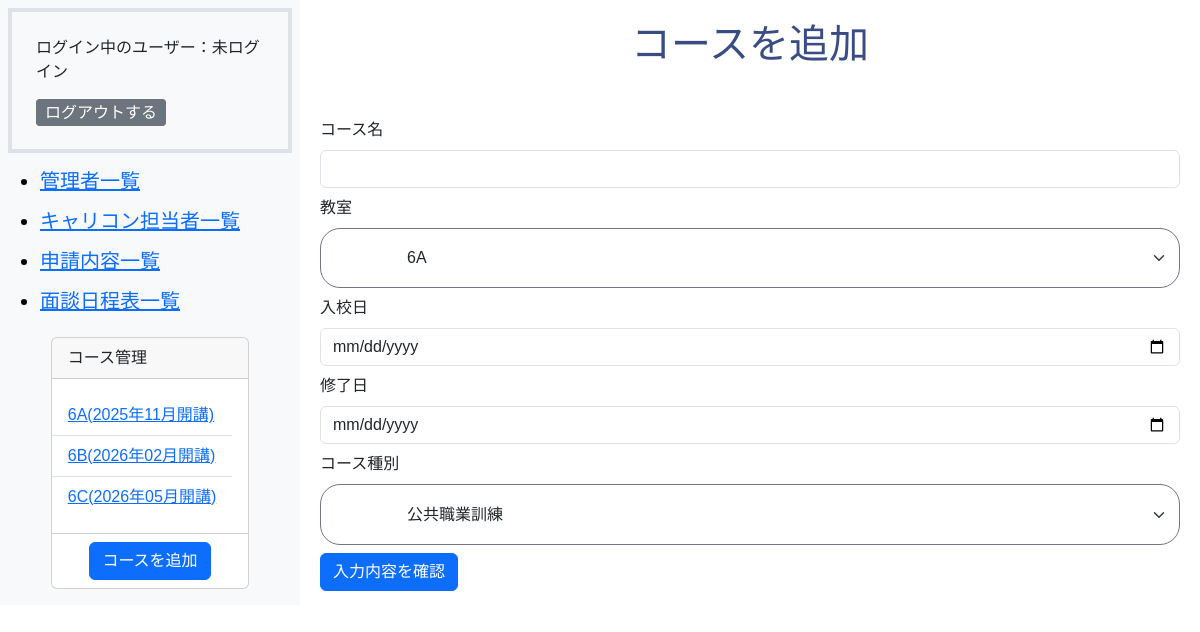
Page /admin/course_add.php on the committed database.
### tables this page shows
CREATE TABLE `m_courses` (
  `id` int(11) NOT NULL,
  `name` varchar(255) NOT NULL,
  `start_date` date NOT NULL,
  `end_date` date NOT NULL,
  `course_type` int(11) NOT NULL,
  `classroom_id` int(11) NOT NULL,
  `is_deleted` tinyint(1) NOT NULL DEFAULT 0,
  `created_at` datetime NOT NULL DEFAULT current_timestamp(),
  `updated_at` datetime NOT NULL DEFAULT current_timestamp() ON UPDATE current_timestamp()
);

CREATE TABLE `m_classrooms` (
  `id` int(11) NOT NULL,
  `name` varchar(255) NOT NULL,
  `created_at` datetime NOT NULL DEFAULT current_timestamp(),
  `updated_at` datetime NOT NULL DEFAULT current_timestamp() ON UPDATE current_timestamp()
);

### includes/functions.php (called while the page is built, shortened)
<?php
function db_connect()
{
    try {
        $dsn = 'mysql:dbname=' . DB_NAME . ';host=' . DB_HOST . ';charset=utf8mb4';
        $db = new PDO($dsn, DB_USER, DB_PASS);
        $db->setAttribute(PDO::ATTR_ERRMODE, PDO::ERRMODE_EXCEPTION);
        $db->setAttribute(PDO::ATTR_EMULATE_PREPARES, false);
        $db->setAttribute(PDO::ATTR_DEFAULT_FETCH_MODE, PDO::FETCH_ASSOC);
        return $db;
    } catch (PDOException $e) {
        exit('DB接続エラー: ' . $e->getMessage());
    }
}
function h($string)
{
    return htmlspecialchars($string, ENT_QUOTES, 'UTF-8');
}
function format_date($datetime, $type)
{
    $format_types = [
        1 => 'Y年m月d日 H:i:s',
        2 => 'Y年m月',
        3 => 'm月d日',
        4 => 'Y年m月d日',
        5 => 'Y',
        6 => 'm',
    ];
    return date($format_types[$type], strtotime($datetime));
}
function get_course_types_list()
{
    $course_types = array();
    try {
        $db = db_connect();
        $sql = 'SELECT * FROM m_course_types';
        $stmt = $db->prepare($sql);
        $stmt->execute();
        $result = $stmt->fetchAll(PDO::FETCH_ASSOC);
        foreach ($result as $row) {
            $course_types[$row['id']] = $row['name'];
        }
        return $course_types;
    } catch (PDOException $e) {
        exit('エラー: ' . $e->getMessage());
    }
}

### admin/course_add.php (the view, shortened to what this page needs)
<?php
require_once __DIR__ . '/../includes/functions.php';
$db = db_connect();
$sql = "SELECT * FROM m_classrooms ORDER BY id ASC";
$stmt = $db->prepare($sql);
$stmt->execute();
$classrooms = $stmt->fetchAll(PDO::FETCH_ASSOC);
?>
<!DOCTYPE html>
<html lang="ja">
<head>
    <link href="https://cdn.jsdelivr.net/npm/bootstrap@5.3.0/dist/css/bootstrap.min.css" rel="stylesheet">
    <link rel="stylesheet" href="../css/style.css">
</head>
<body class="admin-wrapper">
    <?php
    require dirname(__FILE__) . '/sidebar.php';
    ?>
    <section class="admin-main-wrapper">
        <h1>コースを追加</h1>
        <form action="./course_add_confirm.php" method="post">
            <div class="mb-2">
                <label class="form-label" for="name">コース名</label>
                <input class="form-control" type="text" name="name" id="name">
            </div>
            <div class="mb-2">
                <label class="form-label" for="classroom_id">教室</label>
                <select class="form-select" name="classroom_id">
                    <?php
                    foreach ($classrooms as $room):
                    ?>
                        <option value="<?php echo h($room['id']) ?>"><?php echo h($room['name']) ?></option>
                    <?php endforeach; ?>
                </select>
            </div>
            <div class="mb-2">
                <label class="form-label" for="start_date">入校日</label>
                <input class="form-control" type="date" name="start_date" id="start_date">
            </div>
            <div class="mb-2">
                <label class="form-label" for="end_date">修了日</label>
                <input class="form-control" type="date" name="end_date" id="end_date">
            </div>
            <?php $types_list = get_course_types_list(); ?>
            <div class="mb-2">
                <label class="form-label" for="course_type">コース種別</label>
                <select class="form-select" name="course_type">
                    <?php
                    foreach ($types_list as $key => $type):
                    ?>
                        <option value="<?php echo h($key) ?>"><?php echo h($type) ?></option>
                    <?php endforeach; ?>
                </select>
            </div>
            <input class="btn btn-primary" type="submit" value="入力内容を確認">
        </form>
    </section>
</body>
</html>

### admin/sidebar.php (shortened to what this page needs)
<?php
$sql = "SELECT m_courses.id as course_id,m_courses.name as courses_name, m_courses.is_deleted as m_courses_is_deleted,start_date,m_classrooms.name as classroom_name FROM m_courses INNER JOIN m_classrooms ON m_courses.classroom_id = m_classrooms.id  ORDER BY start_date ASC";
$stmt = $db->prepare($sql);
$stmt->execute();
$course_list = $stmt->fetchAll(PDO::FETCH_ASSOC);
?>
<aside class="admin-sidebar-wrapper bg-light p-2">
    <div class="p-4 border border-4">
        <p class="fs-6">ログイン中のユーザー：<?php echo isset($_SESSION['login_admin_id']) ? $_SESSION['staff_name'] : "未ログイン"; ?></p>
        <a href="./logout.php" class="btn btn-secondary btn-sm fs-6 d-inline">ログアウトする</a>
    </div>
    <nav class="navbar navbar-light bg-light">
        <ul>
            <li class="navbar-brand"><a href="staff.php">管理者一覧</a></li>
            <li class="navbar-brand"><a href="carcon_staff.php">キャリコン担当者一覧</a></li>
            <li class="navbar-brand"><a href="index.php">申請内容一覧</a></li>
            <li class="navbar-brand"><a href="schedule.php">面談日程表一覧</a></li>
        </ul>
        <div id="course" class="card pb-2  m-auto">
            <p class="card-header">コース管理</p>
            <ul class="card-body list-group list-group-flush mb-2">
                <?php
                foreach ($course_list as $course):
                ?>
                    <?php if ($course['m_courses_is_deleted'] == 0): ?>
                        <li class="list-group-item"><a href="student.php?course_id=<?php echo h($course['course_id']) ?>"><?php echo h($course['classroom_name']) ?>(<?php echo h(format_date($course['start_date'], 2)) ?>開講)</a></li>
                    <?php endif; ?>
                <?php endforeach; ?>
            </ul>
            <a href="course_add.php" class="btn btn-primary m-auto">コースを追加</a>
        </div>
    </nav>
</aside>

### css/style.css (style rules this page uses)
.admin-wrapper { display: flex; }
.admin-sidebar-wrapper { width: max(300px, 20%); }
.admin-main-wrapper { width: 80%; padding-inline: 20px; padding-block-start: 20px; margin-inline-start: max(300px, 20%); ; }
aside { position: fixed; }
body { font-family: 'LINE Seed JP', sans-serif; }
h1 { text-align: center; color: #394C84; margin-bottom: 50px; }
.form-select { border-radius: 20px; border: solid 1.5px #737686; padding: 2% 10%; margin-left: auto; }
.btn { display: flex; justify-content: space-between; align-items: end; white-space: nowrap; }
.navbar { background-color: #F6F8FB; }

### rows in the picture
m_courses: classroom.name "6A", start_date "2025年11月"
m_courses: classroom.name "6B", start_date "2026年02月"
m_courses: classroom.name "6C", start_date "2026年05月"

### other values in the picture
form field classroom_id "6A"
form field course_type "公共職業訓練"
